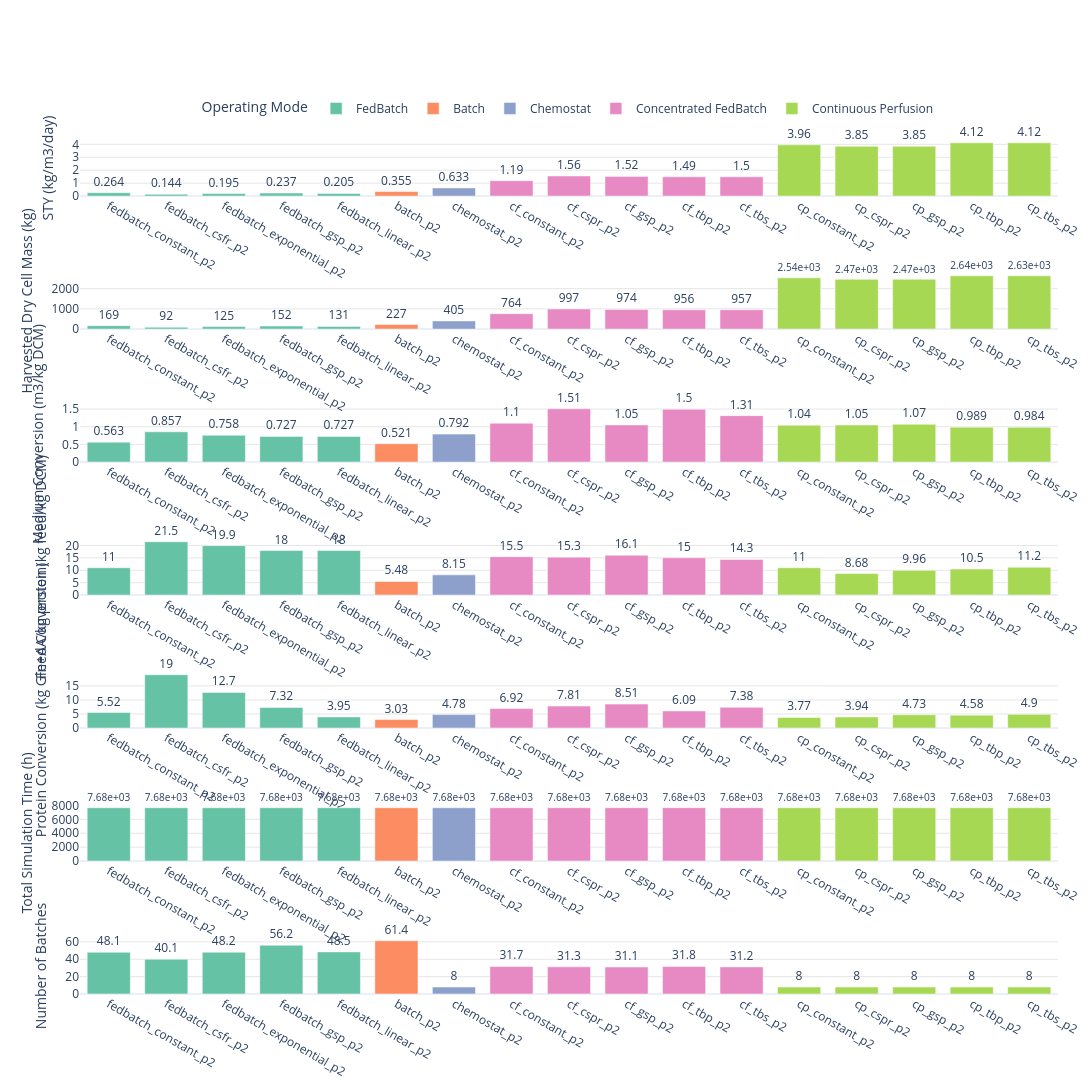

The notebook cell saved with this chart:
### Code cell
# ── KPI Bar Plots: one subplot per KPI, grouped by mode ───────────────────────
import plotly.graph_objects as go
from plotly.subplots import make_subplots


plot_cols = [c for c in KPI_LABELS_MAIN if c in df_stats.columns]
if not plot_cols:
    raise ValueError("No KPI columns available to plot.")

n_plots = len(plot_cols)
fig = make_subplots(
    rows=n_plots,
    cols=1,
    shared_xaxes=False,
    shared_yaxes=False,
    vertical_spacing=0.09,
 )

for row, col in enumerate(plot_cols, start=1):
    for mode in mode_order:
        sub = plot_data_ordered.loc[plot_data_ordered["mode"] == mode, ["short_label", col]].copy()
        sub[col] = sub[col].astype(float)

        fig.add_trace(
            go.Bar(
                x=sub["short_label"],
                y=sub[col],
                name=mode,
                marker_color=mode_colors[mode],
                text=[f"{v:.3g}" for v in sub[col]],
                textposition="outside",
                cliponaxis=False,
                showlegend=(row == 1),
                hovertemplate=(
                    "<b>%{x}</b><br>"
                    + f"{KPI_LABELS_MAIN[col]}: "
                    + "%{y:.4g}<br>"
                    + f"Mode: {mode}<extra></extra>"
                ),
            ),
            row=row,
            col=1,
        )

    fig.update_xaxes(
        categoryorder="array",
        categoryarray=category_order_vertical,
        row=row,
        col=1,
    )
    fig.update_yaxes(
        title_text=KPI_LABELS_MAIN[col],
        row=row,
        col=1,
        showgrid=True,
        gridcolor="rgba(0,0,0,0.10)",
    )

fig.update_layout(
    height=max(700, 340 * n_plots),
    width=1100,
    barmode="group",
    bargap=0.25,
    legend_title_text="Operating Mode",
    legend=dict(
        orientation="h",
        yanchor="bottom",
        y=1.02,
        xanchor="center",
        x=0.5,
    ),
    margin=dict(l=80, r=20, t=140, b=20),
    template="plotly_white",
)

fig.show()

### Figure 1 — Plotly figure (JSON) as saved in the notebook; plotly's stock layout.template omitted (floating-point values rounded to 4 significant figures)
{"data": [{"cliponaxis": false, "hovertemplate": "<b>%{x}</b><br>STY (kg/m3/day): %{y:.4g}<br>Mode: FedBatch<extra></extra>", "marker": {"color": "rgb(102,194,165)"}, "name": "FedBatch", "showlegend": true, "text": ["0.264", "0.144", "0.195", "0.237", "0.205"], "textposition": "outside", "type": "bar", "x": ["fedbatch_constant_p2", "fedbatch_csfr_p2", "fedbatch_exponential_p2", "fedbatch_gsp_p2", "fedbatch_linear_p2"], "xaxis": "x", "y": [0.2641, 0.1437, 0.1953, 0.2374, 0.2051], "yaxis": "y"}, {"cliponaxis": false, "hovertemplate": "<b>%{x}</b><br>STY (kg/m3/day): %{y:.4g}<br>Mode: Batch<extra></extra>", "marker": {"color": "rgb(252,141,98)"}, "name": "Batch", "showlegend": true, "text": ["0.355"], "textposition": "outside", "type": "bar", "x": ["batch_p2"], "xaxis": "x", "y": [0.3553], "yaxis": "y"}, {"cliponaxis": false, "hovertemplate": "<b>%{x}</b><br>STY (kg/m3/day): %{y:.4g}<br>Mode: Chemostat<extra></extra>", "marker": {"color": "rgb(141,160,203)"}, "name": "Chemostat", "showlegend": true, "text": ["0.633"], "textposition": "outside", "type": "bar", "x": ["chemostat_p2"], "xaxis": "x", "y": [0.6333], "yaxis": "y"}, {"cliponaxis": false, "hovertemplate": "<b>%{x}</b><br>STY (kg/m3/day): %{y:.4g}<br>Mode: Concentrated FedBatch<extra></extra>", "marker": {"color": "rgb(231,138,195)"}, "name": "Concentrated FedBatch", "showlegend": true, "text": ["1.19", "1.56", "1.52", "1.49", "1.5"], "textposition": "outside", "type": "bar", "x": ["cf_constant_p2", "cf_cspr_p2", "cf_gsp_p2", "cf_tbp_p2", "cf_tbs_p2"], "xaxis": "x", "y": [1.193, 1.558, 1.522, 1.494, 1.496], "yaxis": "y"}, {"cliponaxis": false, "hovertemplate": "<b>%{x}</b><br>STY (kg/m3/day): %{y:.4g}<br>Mode: Continuous Perfusion<extra></extra>", "marker": {"color": "rgb(166,216,84)"}, "name": "Continuous Perfusion", "showlegend": true, "text": ["3.96", "3.85", "3.85", "4.12", "4.12"], "textposition": "outside", "type": "bar", "x": ["cp_constant_p2", "cp_cspr_p2", "cp_gsp_p2", "cp_tbp_p2", "cp_tbs_p2"], "xaxis": "x", "y": [3.962, 3.852, 3.853, 4.119, 4.116], "yaxis": "y"}, {"cliponaxis": false, "hovertemplate": "<b>%{x}</b><br>Harvested Dry Cell Mass (kg): %{y:.4g}<br>Mode: FedBatch<extra></extra>", "marker": {"color": "rgb(102,194,165)"}, "name": "FedBatch", "showlegend": false, "text": ["169", "92", "125", "152", "131"], "textposition": "outside", "type": "bar", "x": ["fedbatch_constant_p2", "fedbatch_csfr_p2", "fedbatch_exponential_p2", "fedbatch_gsp_p2", "fedbatch_linear_p2"], "xaxis": "x2", "y": [169.0, 91.98, 125.0, 151.9, 131.2], "yaxis": "y2"}, {"cliponaxis": false, "hovertemplate": "<b>%{x}</b><br>Harvested Dry Cell Mass (kg): %{y:.4g}<br>Mode: Batch<extra></extra>", "marker": {"color": "rgb(252,141,98)"}, "name": "Batch", "showlegend": false, "text": ["227"], "textposition": "outside", "type": "bar", "x": ["batch_p2"], "xaxis": "x2", "y": [227.4], "yaxis": "y2"}, {"cliponaxis": false, "hovertemplate": "<b>%{x}</b><br>Harvested Dry Cell Mass (kg): %{y:.4g}<br>Mode: Chemostat<extra></extra>", "marker": {"color": "rgb(141,160,203)"}, "name": "Chemostat", "showlegend": false, "text": ["405"], "textposition": "outside", "type": "bar", "x": ["chemostat_p2"], "xaxis": "x2", "y": [405.3], "yaxis": "y2"}, {"cliponaxis": false, "hovertemplate": "<b>%{x}</b><br>Harvested Dry Cell Mass (kg): %{y:.4g}<br>Mode: Concentrated FedBatch<extra></extra>", "marker": {"color": "rgb(231,138,195)"}, "name": "Concentrated FedBatch", "showlegend": false, "text": ["764", "997", "974", "956", "957"], "textposition": "outside", "type": "bar", "x": ["cf_constant_p2", "cf_cspr_p2", "cf_gsp_p2", "cf_tbp_p2", "cf_tbs_p2"], "xaxis": "x2", "y": [763.7, 997.0, 973.9, 956.4, 957.4], "yaxis": "y2"}, {"cliponaxis": false, "hovertemplate": "<b>%{x}</b><br>Harvested Dry Cell Mass (kg): %{y:.4g}<br>Mode: Continuous Perfusion<extra></extra>", "marker": {"color": "rgb(166,216,84)"}, "name": "Continuous Perfusion", "showlegend": false, "text": ["2.54e+03", "2.47e+03", "2.47e+03", "2.64e+03", "2.63e+03"], "textposition": "outside", "type": "bar", "x": ["cp_constant_p2", "cp_cspr_p2", "cp_gsp_p2", "cp_tbp_p2", "cp_tbs_p2"], "xaxis": "x2", "y": [2536.0, 2465.0, 2466.0, 2636.0, 2634.0], "yaxis": "y2"}, {"cliponaxis": false, "hovertemplate": "<b>%{x}</b><br>Medium Conversion (m3/kg DCM): %{y:.4g}<br>Mode: FedBatch<extra></extra>", "marker": {"color": "rgb(102,194,165)"}, "name": "FedBatch", "showlegend": false, "text": ["0.563", "0.857", "0.758", "0.727", "0.727"], "textposition": "outside", "type": "bar", "x": ["fedbatch_constant_p2", "fedbatch_csfr_p2", "fedbatch_exponential_p2", "fedbatch_gsp_p2", "fedbatch_linear_p2"], "xaxis": "x3", "y": [0.563, 0.8573, 0.7578, 0.727, 0.7272], "yaxis": "y3"}, {"cliponaxis": false, "hovertemplate": "<b>%{x}</b><br>Medium Conversion (m3/kg DCM): %{y:.4g}<br>Mode: Batch<extra></extra>", "marker": {"color": "rgb(252,141,98)"}, "name": "Batch", "showlegend": false, "text": ["0.521"], "textposition": "outside", "type": "bar", "x": ["batch_p2"], "xaxis": "x3", "y": [0.521], "yaxis": "y3"}, {"cliponaxis": false, "hovertemplate": "<b>%{x}</b><br>Medium Conversion (m3/kg DCM): %{y:.4g}<br>Mode: Chemostat<extra></extra>", "marker": {"color": "rgb(141,160,203)"}, "name": "Chemostat", "showlegend": false, "text": ["0.792"], "textposition": "outside", "type": "bar", "x": ["chemostat_p2"], "xaxis": "x3", "y": [0.7918], "yaxis": "y3"}, {"cliponaxis": false, "hovertemplate": "<b>%{x}</b><br>Medium Conversion (m3/kg DCM): %{y:.4g}<br>Mode: Concentrated FedBatch<extra></extra>", "marker": {"color": "rgb(231,138,195)"}, "name": "Concentrated FedBatch", "showlegend": false, "text": ["1.1", "1.51", "1.05", "1.5", "1.31"], "textposition": "outside", "type": "bar", "x": ["cf_constant_p2", "cf_cspr_p2", "cf_gsp_p2", "cf_tbp_p2", "cf_tbs_p2"], "xaxis": "x3", "y": [1.101, 1.509, 1.052, 1.495, 1.315], "yaxis": "y3"}, {"cliponaxis": false, "hovertemplate": "<b>%{x}</b><br>Medium Conversion (m3/kg DCM): %{y:.4g}<br>Mode: Continuous Perfusion<extra></extra>", "marker": {"color": "rgb(166,216,84)"}, "name": "Continuous Perfusion", "showlegend": false, "text": ["1.04", "1.05", "1.07", "0.989", "0.984"], "textposition": "outside", "type": "bar", "x": ["cp_constant_p2", "cp_cspr_p2", "cp_gsp_p2", "cp_tbp_p2", "cp_tbs_p2"], "xaxis": "x3", "y": [1.045, 1.049, 1.07, 0.989, 0.9842], "yaxis": "y3"}, {"cliponaxis": false, "hovertemplate": "<b>%{x}</b><br>Feed Conversion (kg feed/kg DCM): %{y:.4g}<br>Mode: FedBatch<extra></extra>", "marker": {"color": "rgb(102,194,165)"}, "name": "FedBatch", "showlegend": false, "text": ["11", "21.5", "19.9", "18", "18"], "textposition": "outside", "type": "bar", "x": ["fedbatch_constant_p2", "fedbatch_csfr_p2", "fedbatch_exponential_p2", "fedbatch_gsp_p2", "fedbatch_linear_p2"], "xaxis": "x4", "y": [11.01, 21.5, 19.94, 17.95, 17.97], "yaxis": "y4"}, {"cliponaxis": false, "hovertemplate": "<b>%{x}</b><br>Feed Conversion (kg feed/kg DCM): %{y:.4g}<br>Mode: Batch<extra></extra>", "marker": {"color": "rgb(252,141,98)"}, "name": "Batch", "showlegend": false, "text": ["5.48"], "textposition": "outside", "type": "bar", "x": ["batch_p2"], "xaxis": "x4", "y": [5.48], "yaxis": "y4"}, {"cliponaxis": false, "hovertemplate": "<b>%{x}</b><br>Feed Conversion (kg feed/kg DCM): %{y:.4g}<br>Mode: Chemostat<extra></extra>", "marker": {"color": "rgb(141,160,203)"}, "name": "Chemostat", "showlegend": false, "text": ["8.15"], "textposition": "outside", "type": "bar", "x": ["chemostat_p2"], "xaxis": "x4", "y": [8.147], "yaxis": "y4"}, {"cliponaxis": false, "hovertemplate": "<b>%{x}</b><br>Feed Conversion (kg feed/kg DCM): %{y:.4g}<br>Mode: Concentrated FedBatch<extra></extra>", "marker": {"color": "rgb(231,138,195)"}, "name": "Concentrated FedBatch", "showlegend": false, "text": ["15.5", "15.3", "16.1", "15", "14.3"], "textposition": "outside", "type": "bar", "x": ["cf_constant_p2", "cf_cspr_p2", "cf_gsp_p2", "cf_tbp_p2", "cf_tbs_p2"], "xaxis": "x4", "y": [15.47, 15.3, 16.05, 15.05, 14.35], "yaxis": "y4"}, {"cliponaxis": false, "hovertemplate": "<b>%{x}</b><br>Feed Conversion (kg feed/kg DCM): %{y:.4g}<br>Mode: Continuous Perfusion<extra></extra>", "marker": {"color": "rgb(166,216,84)"}, "name": "Continuous Perfusion", "showlegend": false, "text": ["11", "8.68", "9.96", "10.5", "11.2"], "textposition": "outside", "type": "bar", "x": ["cp_constant_p2", "cp_cspr_p2", "cp_gsp_p2", "cp_tbp_p2", "cp_tbs_p2"], "xaxis": "x4", "y": [11.03, 8.677, 9.959, 10.49, 11.22], "yaxis": "y4"}, {"cliponaxis": false, "hovertemplate": "<b>%{x}</b><br>Protein Conversion (kg Gln+AA/kg protein): %{y:.4g}<br>Mode: FedBatch<extra></extra>", "marker": {"color": "rgb(102,194,165)"}, "name": "FedBatch", "showlegend": false, "text": ["5.52", "19", "12.7", "7.32", "3.95"], "textposition": "outside", "type": "bar", "x": ["fedbatch_constant_p2", "fedbatch_csfr_p2", "fedbatch_exponential_p2", "fedbatch_gsp_p2", "fedbatch_linear_p2"], "xaxis": "x5", "y": [5.516, 18.98, 12.65, 7.316, 3.955], "yaxis": "y5"}, {"cliponaxis": false, "hovertemplate": "<b>%{x}</b><br>Protein Conversion (kg Gln+AA/kg protein): %{y:.4g}<br>Mode: Batch<extra></extra>", "marker": {"color": "rgb(252,141,98)"}, "name": "Batch", "showlegend": false, "text": ["3.03"], "textposition": "outside", "type": "bar", "x": ["batch_p2"], "xaxis": "x5", "y": [3.026], "yaxis": "y5"}, {"cliponaxis": false, "hovertemplate": "<b>%{x}</b><br>Protein Conversion (kg Gln+AA/kg protein): %{y:.4g}<br>Mode: Chemostat<extra></extra>", "marker": {"color": "rgb(141,160,203)"}, "name": "Chemostat", "showlegend": false, "text": ["4.78"], "textposition": "outside", "type": "bar", "x": ["chemostat_p2"], "xaxis": "x5", "y": [4.777], "yaxis": "y5"}, {"cliponaxis": false, "hovertemplate": "<b>%{x}</b><br>Protein Conversion (kg Gln+AA/kg protein): %{y:.4g}<br>Mode: Concentrated FedBatch<extra></extra>", "marker": {"color": "rgb(231,138,195)"}, "name": "Concentrated FedBatch", "showlegend": false, "text": ["6.92", "7.81", "8.51", "6.09", "7.38"], "textposition": "outside", "type": "bar", "x": ["cf_constant_p2", "cf_cspr_p2", "cf_gsp_p2", "cf_tbp_p2", "cf_tbs_p2"], "xaxis": "x5", "y": [6.919, 7.806, 8.514, 6.094, 7.377], "yaxis": "y5"}, {"cliponaxis": false, "hovertemplate": "<b>%{x}</b><br>Protein Conversion (kg Gln+AA/kg protein): %{y:.4g}<br>Mode: Continuous Perfusion<extra></extra>", "marker": {"color": "rgb(166,216,84)"}, "name": "Continuous Perfusion", "showlegend": false, "text": ["3.77", "3.94", "4.73", "4.58", "4.9"], "textposition": "outside", "type": "bar", "x": ["cp_constant_p2", "cp_cspr_p2", "cp_gsp_p2", "cp_tbp_p2", "cp_tbs_p2"], "xaxis": "x5", "y": [3.77, 3.937, 4.734, 4.575, 4.897], "yaxis": "y5"}, {"cliponaxis": false, "hovertemplate": "<b>%{x}</b><br>Total Simulation Time (h): %{y:.4g}<br>Mode: FedBatch<extra></extra>", "marker": {"color": "rgb(102,194,165)"}, "name": "FedBatch", "showlegend": false, "text": ["7.68e+03", "7.68e+03", "7.68e+03", "7.68e+03", "7.68e+03"], "textposition": "outside", "type": "bar", "x": ["fedbatch_constant_p2", "fedbatch_csfr_p2", "fedbatch_exponential_p2", "fedbatch_gsp_p2", "fedbatch_linear_p2"], "xaxis": "x6", "y": [7680.0, 7680.0, 7680.0, 7680.0, 7680.0], "yaxis": "y6"}, {"cliponaxis": false, "hovertemplate": "<b>%{x}</b><br>Total Simulation Time (h): %{y:.4g}<br>Mode: Batch<extra></extra>", "marker": {"color": "rgb(252,141,98)"}, "name": "Batch", "showlegend": false, "text": ["7.68e+03"], "textposition": "outside", "type": "bar", "x": ["batch_p2"], "xaxis": "x6", "y": [7680.0], "yaxis": "y6"}, {"cliponaxis": false, "hovertemplate": "<b>%{x}</b><br>Total Simulation Time (h): %{y:.4g}<br>Mode: Chemostat<extra></extra>", "marker": {"color": "rgb(141,160,203)"}, "name": "Chemostat", "showlegend": false, "text": ["7.68e+03"], "textposition": "outside", "type": "bar", "x": ["chemostat_p2"], "xaxis": "x6", "y": [7680.0], "yaxis": "y6"}, {"cliponaxis": false, "hovertemplate": "<b>%{x}</b><br>Total Simulation Time (h): %{y:.4g}<br>Mode: Concentrated FedBatch<extra></extra>", "marker": {"color": "rgb(231,138,195)"}, "name": "Concentrated FedBatch", "showlegend": false, "text": ["7.68e+03", "7.68e+03", "7.68e+03", "7.68e+03", "7.68e+03"], "textposition": "outside", "type": "bar", "x": ["cf_constant_p2", "cf_cspr_p2", "cf_gsp_p2", "cf_tbp_p2", "cf_tbs_p2"], "xaxis": "x6", "y": [7680.0, 7680.0, 7680.0, 7680.0, 7680.0], "yaxis": "y6"}, {"cliponaxis": false, "hovertemplate": "<b>%{x}</b><br>Total Simulation Time (h): %{y:.4g}<br>Mode: Continuous Perfusion<extra></extra>", "marker": {"color": "rgb(166,216,84)"}, "name": "Continuous Perfusion", "showlegend": false, "text": ["7.68e+03", "7.68e+03", "7.68e+03", "7.68e+03", "7.68e+03"], "textposition": "outside", "type": "bar", "x": ["cp_constant_p2", "cp_cspr_p2", "cp_gsp_p2", "cp_tbp_p2", "cp_tbs_p2"], "xaxis": "x6", "y": [7680.0, 7680.0, 7680.0, 7680.0, 7680.0], "yaxis": "y6"}, {"cliponaxis": false, "hovertemplate": "<b>%{x}</b><br>Number of Batches: %{y:.4g}<br>Mode: FedBatch<extra></extra>", "marker": {"color": "rgb(102,194,165)"}, "name": "FedBatch", "showlegend": false, "text": ["48.1", "40.1", "48.2", "56.2", "48.5"], "textposition": "outside", "type": "bar", "x": ["fedbatch_constant_p2", "fedbatch_csfr_p2", "fedbatch_exponential_p2", "fedbatch_gsp_p2", "fedbatch_linear_p2"], "xaxis": "x7", "y": [48.11, 40.08, 48.17, 56.16, 48.46], "yaxis": "y7"}, {"cliponaxis": false, "hovertemplate": "<b>%{x}</b><br>Number of Batches: %{y:.4g}<br>Mode: Batch<extra></extra>", "marker": {"color": "rgb(252,141,98)"}, "name": "Batch", "showlegend": false, "text": ["61.4"], "textposition": "outside", "type": "bar", "x": ["batch_p2"], "xaxis": "x7", "y": [61.39], "yaxis": "y7"}, {"cliponaxis": false, "hovertemplate": "<b>%{x}</b><br>Number of Batches: %{y:.4g}<br>Mode: Chemostat<extra></extra>", "marker": {"color": "rgb(141,160,203)"}, "name": "Chemostat", "showlegend": false, "text": ["8"], "textposition": "outside", "type": "bar", "x": ["chemostat_p2"], "xaxis": "x7", "y": [8.0], "yaxis": "y7"}, {"cliponaxis": false, "hovertemplate": "<b>%{x}</b><br>Number of Batches: %{y:.4g}<br>Mode: Concentrated FedBatch<extra></extra>", "marker": {"color": "rgb(231,138,195)"}, "name": "Concentrated FedBatch", "showlegend": false, "text": ["31.7", "31.3", "31.1", "31.8", "31.2"], "textposition": "outside", "type": "bar", "x": ["cf_constant_p2", "cf_cspr_p2", "cf_gsp_p2", "cf_tbp_p2", "cf_tbs_p2"], "xaxis": "x7", "y": [31.69, 31.33, 31.08, 31.77, 31.23], "yaxis": "y7"}, {"cliponaxis": false, "hovertemplate": "<b>%{x}</b><br>Number of Batches: %{y:.4g}<br>Mode: Continuous Perfusion<extra></extra>", "marker": {"color": "rgb(166,216,84)"}, "name": "Continuous Perfusion", "showlegend": false, "text": ["8", "8", "8", "8", "8"], "textposition": "outside", "type": "bar", "x": ["cp_constant_p2", "cp_cspr_p2", "cp_gsp_p2", "cp_tbp_p2", "cp_tbs_p2"], "xaxis": "x7", "y": [8.0, 8.0, 8.0, 8.0, 8.0], "yaxis": "y7"}], "layout": {"bargap": 0.25, "barmode": "group", "height": 2380, "legend": {"orientation": "h", "title": {"text": "Operating Mode"}, "x": 0.5, "xanchor": "center", "y": 1.02, "yanchor": "bottom"}, "margin": {"b": 20, "l": 80, "r": 20, "t": 140}, "width": 1100, "xaxis": {"anchor": "y", "categoryarray": ["fedbatch_constant_p2", "fedbatch_csfr_p2", "fedbatch_exponential_p2", "fedbatch_gsp_p2", "fedbatch_linear_p2", "batch_p2", "chemostat_p2", "cf_constant_p2", "cf_cspr_p2", "cf_gsp_p2", "cf_tbp_p2", "cf_tbs_p2", "cp_constant_p2", "cp_cspr_p2", "cp_gsp_p2", "cp_tbp_p2", "cp_tbs_p2"], "categoryorder": "array", "domain": [0, 1]}, "xaxis2": {"anchor": "y2", "categoryarray": ["fedbatch_constant_p2", "fedbatch_csfr_p2", "fedbatch_exponential_p2", "fedbatch_gsp_p2", "fedbatch_linear_p2", "batch_p2", "chemostat_p2", "cf_constant_p2", "cf_cspr_p2", "cf_gsp_p2", "cf_tbp_p2", "cf_tbs_p2", "cp_constant_p2", "cp_cspr_p2", "cp_gsp_p2", "cp_tbp_p2", "cp_tbs_p2"], "categoryorder": "array", "domain": [0, 1]}, "xaxis3": {"anchor": "y3", "categoryarray": ["fedbatch_constant_p2", "fedbatch_csfr_p2", "fedbatch_exponential_p2", "fedbatch_gsp_p2", "fedbatch_linear_p2", "batch_p2", "chemostat_p2", "cf_constant_p2", "cf_cspr_p2", "cf_gsp_p2", "cf_tbp_p2", "cf_tbs_p2", "cp_constant_p2", "cp_cspr_p2", "cp_gsp_p2", "cp_tbp_p2", "cp_tbs_p2"], "categoryorder": "array", "domain": [0, 1]}, "xaxis4": {"anchor": "y4", "categoryarray": ["fedbatch_constant_p2", "fedbatch_csfr_p2", "fedbatch_exponential_p2", "fedbatch_gsp_p2", "fedbatch_linear_p2", "batch_p2", "chemostat_p2", "cf_constant_p2", "cf_cspr_p2", "cf_gsp_p2", "cf_tbp_p2", "cf_tbs_p2", "cp_constant_p2", "cp_cspr_p2", "cp_gsp_p2", "cp_tbp_p2", "cp_tbs_p2"], "categoryorder": "array", "domain": [0, 1]}, "xaxis5": {"anchor": "y5", "categoryarray": ["fedbatch_constant_p2", "fedbatch_csfr_p2", "fedbatch_exponential_p2", "fedbatch_gsp_p2", "fedbatch_linear_p2", "batch_p2", "chemostat_p2", "cf_constant_p2", "cf_cspr_p2", "cf_gsp_p2", "cf_tbp_p2", "cf_tbs_p2", "cp_constant_p2", "cp_cspr_p2", "cp_gsp_p2", "cp_tbp_p2", "cp_tbs_p2"], "categoryorder": "array", "domain": [0, 1]}, "xaxis6": {"anchor": "y6", "categoryarray": ["fedbatch_constant_p2", "fedbatch_csfr_p2", "fedbatch_exponential_p2", "fedbatch_gsp_p2", "fedbatch_linear_p2", "batch_p2", "chemostat_p2", "cf_constant_p2", "cf_cspr_p2", "cf_gsp_p2", "cf_tbp_p2", "cf_tbs_p2", "cp_constant_p2", "cp_cspr_p2", "cp_gsp_p2", "cp_tbp_p2", "cp_tbs_p2"], "categoryorder": "array", "domain": [0, 1]}, "xaxis7": {"anchor": "y7", "categoryarray": ["fedbatch_constant_p2", "fedbatch_csfr_p2", "fedbatch_exponential_p2", "fedbatch_gsp_p2", "fedbatch_linear_p2", "batch_p2", "chemostat_p2", "cf_constant_p2", "cf_cspr_p2", "cf_gsp_p2", "cf_tbp_p2", "cf_tbs_p2", "cp_constant_p2", "cp_cspr_p2", "cp_gsp_p2", "cp_tbp_p2", "cp_tbs_p2"], "categoryorder": "array", "domain": [0, 1]}, "yaxis": {"anchor": "x", "domain": [0.9343, 1], "gridcolor": "rgba(0,0,0,0.10)", "showgrid": true, "title": {"text": "STY (kg/m3/day)"}}, "yaxis2": {"anchor": "x2", "domain": [0.7786, 0.8443], "gridcolor": "rgba(0,0,0,0.10)", "showgrid": true, "title": {"text": "Harvested Dry Cell Mass (kg)"}}, "yaxis3": {"anchor": "x3", "domain": [0.6229, 0.6886], "gridcolor": "rgba(0,0,0,0.10)", "showgrid": true, "title": {"text": "Medium Conversion (m3/kg DCM)"}}, "yaxis4": {"anchor": "x4", "domain": [0.4671, 0.5329], "gridcolor": "rgba(0,0,0,0.10)", "showgrid": true, "title": {"text": "Feed Conversion (kg feed/kg DCM)"}}, "yaxis5": {"anchor": "x5", "domain": [0.3114, 0.3771], "gridcolor": "rgba(0,0,0,0.10)", "showgrid": true, "title": {"text": "Protein Conversion (kg Gln+AA/kg protein)"}}, "yaxis6": {"anchor": "x6", "domain": [0.1557, 0.2214], "gridcolor": "rgba(0,0,0,0.10)", "showgrid": true, "title": {"text": "Total Simulation Time (h)"}}, "yaxis7": {"anchor": "x7", "domain": [0, 0.06571], "gridcolor": "rgba(0,0,0,0.10)", "showgrid": true, "title": {"text": "Number of Batches"}}}}
